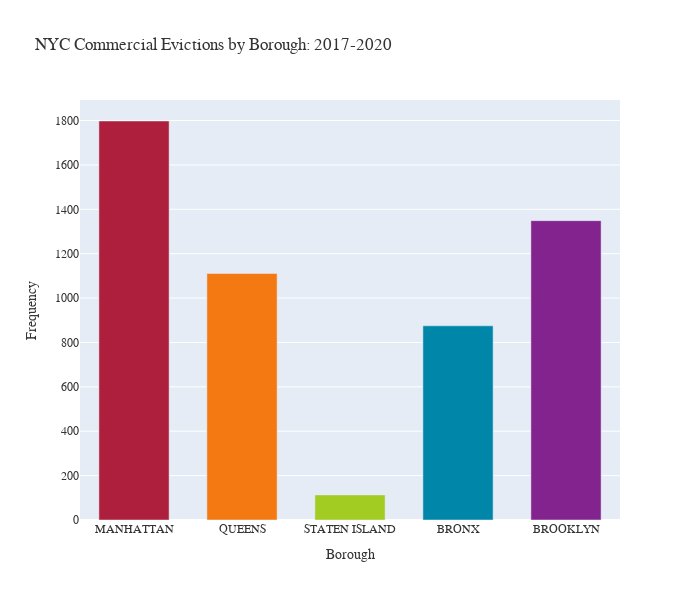

The cell this chart's notebook holds for it:
### Code cell
fig = go.Figure(data=[go.Bar(
    x=list_x,
    y=list_y,
    width=0.65,
    marker_color=colors
)])
fig.update_layout(title_text="NYC Commercial Evictions by Borough: 2017-2020", width=700, height=600,
    xaxis_title="Borough",
    yaxis_title="Frequency",
    font=dict(
        family="Inconsolata",
        size=12,
        color="#333"
    )
)

### Figure 1 — Plotly figure (JSON) as saved in the notebook; plotly's stock layout.template omitted (floating-point values rounded to 4 significant figures)
{"data": [{"marker": {"color": ["#ad1f3c", "#f47912", "#a2cc22", "#0086a8", "#83248e"]}, "type": "bar", "width": 0.65, "x": ["MANHATTAN", "QUEENS", "STATEN ISLAND", "BRONX", "BROOKLYN"], "y": [1798, 1111, 113, 875, 1349]}], "layout": {"font": {"color": "#333", "family": "Inconsolata", "size": 12}, "height": 600, "title": {"text": "NYC Commercial Evictions by Borough: 2017-2020"}, "width": 700, "xaxis": {"title": {"text": "Borough"}}, "yaxis": {"title": {"text": "Frequency"}}}}
